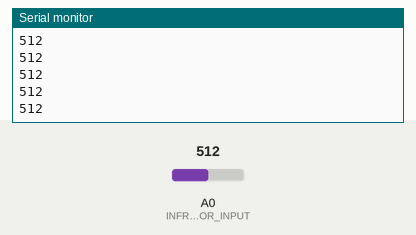
Recording of a sketch running on a simulated Arduino Uno, built with avr-gcc and run on an emulated ATmega328P. On the bench: the last lines printed to the serial monitor. The inputs (shaded band) are chosen by the test bench; at power-on: A0 (INFRARED_SENSOR_INPUT) = 512.

Above: at 1.2 s.
1.3 s: A0 (INFRARED_SENSOR_INPUT) set to 716
At 1.32 s:
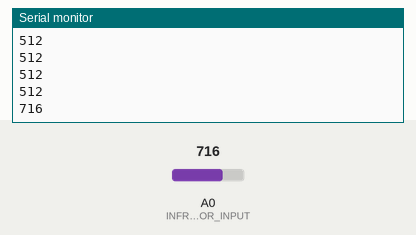
2.8 s: A0 (INFRARED_SENSOR_INPUT) set to 900
At 2.83 s:
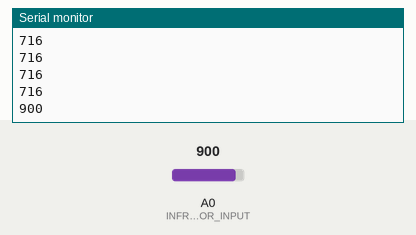
Timing chart, 0 to 5.8 s (numbered marks = the images above; inputs shaded):
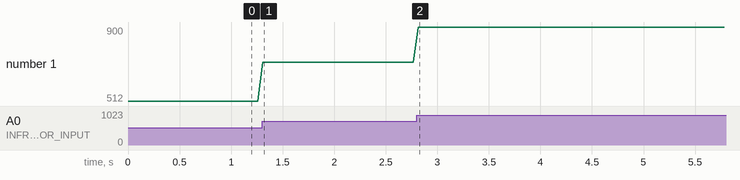

The sketch:

InfraredSensorTest.ino
```cpp
// Test of infrared sensor on the Arduino Yun.
// How to use it :
// - open the Arduino serial console

#include <Arduino.h>


#define INFRARED_SENSOR_INPUT	A0


void setup()
{
	Serial.begin(115200);

	Serial.println("Simple loop for infrared sensor !");

	pinMode(INFRARED_SENSOR_INPUT, INPUT);

}


void loop()
{
	int analogValue = analogRead(INFRARED_SENSOR_INPUT);


	Serial.println(analogValue);

	delay(50);
}
```

Measured:
- after the input at 1.3 s, the serial monitor: prints a new line at once (image 1)
- after the input at 2.8 s, the serial monitor: prints a new line at once (image 2)
- plotted number 1: 512 → 716 after the input at 1.3 s, 716 → 900 after the input at 2.8 s
